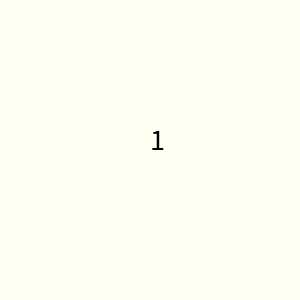
Frame 1 (no input)
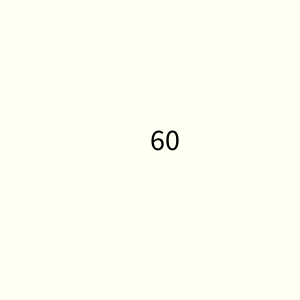
Frame 60 (the mouse pressed at the canvas centre just before this capture)
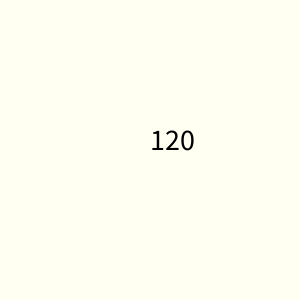
Frame 120 (the mouse held since frame 60 and released just before this capture)

The Processing sketch that drew these frames (run headless with seeded random() and noise(); from frame 60 on, the mouse is pressed at the canvas centre):

// Processing sketch: week12_6_1_bonus_per_5_seconds_T
// ── week12_6_1_bonus_per_5_seconds_T.pde
//每五秒出現一個加分道具
//Step01: 算時間
//Step02: 秀出來
int T=0;
void setup(){
  size(300,300);
}
void draw(){//每秒60次
  T++;
  background(#FFFFF2);
  textSize(30);
  fill(0);
  text( T, 150,150);
  if(T/60==5){
    fill(255,0,0);
    text( "Bonus!", 150,200);
  }
}
